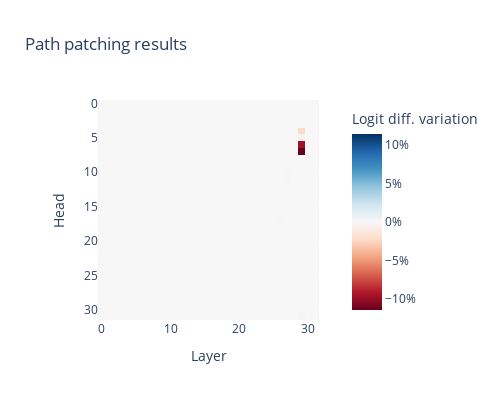

The notebook cell this image was saved under:
### Code cell
results_h30_4_v = analyze_path_to_head([(30, 4)], "v", model, processed_data, begin_layer=0, batch_size=4)

### Figure 1 — Plotly figure (JSON) as saved in the notebook; plotly's stock layout.template omitted (floating-point values rounded to 4 significant figures; data arrays with more than 128 entries replaced by an {"elided": "..."} marker saying what was removed)
{"data": [{"coloraxis": "coloraxis", "hovertemplate": "Layer: %{x}<br>Head: %{y}<br>Logit diff. variation: %{z}<extra></extra>", "name": "0", "type": "heatmap", "xaxis": "x", "yaxis": "y", "z": {"elided": "32x32 float values"}}], "layout": {"coloraxis": {"cmid": 0, "colorbar": {"ticksuffix": "%", "title": {"text": "Logit diff. variation"}}, "colorscale": [[0, "rgb(103,0,31)"], [0.1, "rgb(178,24,43)"], [0.2, "rgb(214,96,77)"], [0.3, "rgb(244,165,130)"], [0.4, "rgb(253,219,199)"], [0.5, "rgb(247,247,247)"], [0.6, "rgb(209,229,240)"], [0.7, "rgb(146,197,222)"], [0.8, "rgb(67,147,195)"], [0.9, "rgb(33,102,172)"], [1, "rgb(5,48,97)"]]}, "height": 400, "title": {"text": "Path patching results "}, "width": 500, "xaxis": {"anchor": "y", "constrain": "domain", "domain": [0, 1], "scaleanchor": "y", "title": {"text": "Layer"}}, "yaxis": {"anchor": "x", "autorange": "reversed", "constrain": "domain", "domain": [0, 1], "title": {"text": "Head"}}}}
